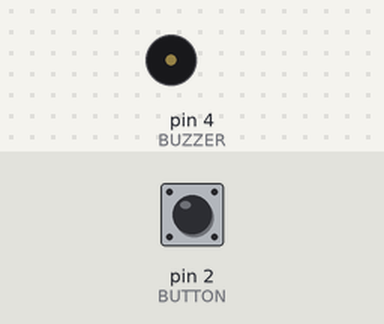
The sketch below on a simulated Arduino Uno, built with avr-gcc and run on an emulated ATmega328P. Parts: buzzer (waves = sounding, pin HIGH). The test bench sets the inputs (shaded band); at power-on: pin 2 (BUTTON) HIGH.

Above: at 1.2 s.
1.3 s: pin 2 (BUTTON) pulled LOW for 0.15 s
At 1.37 s:
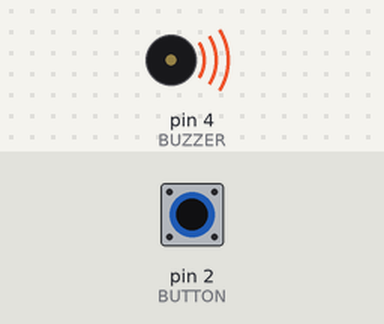
2.9 s: pin 2 (BUTTON) pulled LOW for 3.2 s
At 7.2 s:
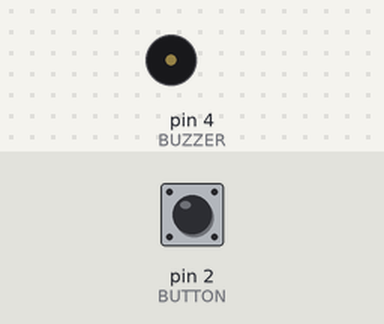
Timing chart, 0 to 8.7 s (numbered marks = the images above; inputs shaded):
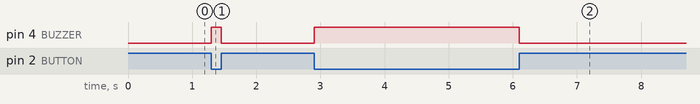

The sketch:

03.butonlaMorsKodu.ino
```cpp
#define BUZZER 4
#define BUTTON 2

void setup() {
  pinMode(BUZZER, OUTPUT);
  pinMode(BUTTON, INPUT);
}

void loop() {
  // Buton basili mi kontrol et
  // Eger basili ise girdi degeri LOW olacaktir
  if (digitalRead(BUTTON) == LOW) {
    // Buzzeri calistir
    digitalWrite(BUZZER, HIGH);
  } else {
    // Buzzeri kapat
    digitalWrite(BUZZER, LOW);
  }
}

// Jumper solda olacak
```

Measured:
- after the input at 1.3 s, pin 4 (BUZZER): LOW → HIGH at once, → LOW 0.15 s later
- after the input at 2.9 s, pin 4 (BUZZER): LOW → HIGH at once, → LOW 3.2 s later
